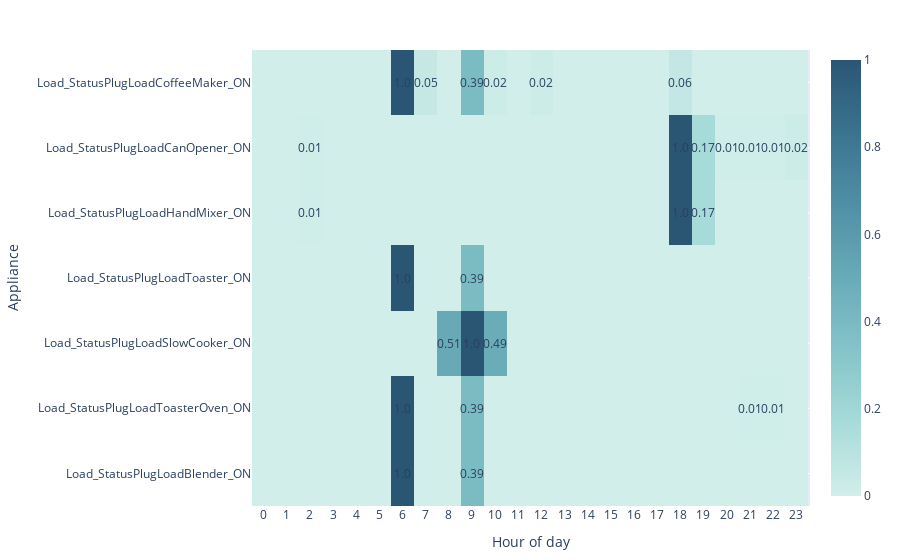

Notebook cell for this chart:
### Code cell
import plotly.graph_objects as go

#set up data to heatmap
columns = hourON.columns[1:].tolist()
hourON[columns] = normalise_dataframe(hourON[columns])
z_data = []
for i in hourON[columns]:
    data_list = hourON[i].round(2).values.tolist()
    z_data.append(data_list)

#Annotate z_values
annotations = go.Annotations()
for n, row in enumerate(z_data):
    for m, val in enumerate(row):
        annotations.append(go.Annotation(text="" if z_data[n][m] == 0 else str(z_data[n][m]),
                                         x=hourON["HourOfTimestamp"][m], y=columns[n], xref='x1', yref='y1',
                                         showarrow=False))

#Create heatmap
fig = go.Figure(data=go.Heatmap(
    z=z_data,
    x=hourON["HourOfTimestamp"],
    y=columns,
    colorscale='Teal')
)

fig.update_layout(margin=dict(
    l=30,
    r=30,
    b=30,
    t=50,
), xaxis_nticks=30, annotations=annotations, )

fig.update_xaxes(title="Hour of day")
fig.update_yaxes(title="Appliance", showticklabels=True)
fig.show()

### Figure 1 — Plotly figure (JSON) as saved in the notebook; plotly's stock layout.template omitted (floating-point values rounded to 4 significant figures; data arrays with more than 128 entries replaced by an {"elided": "..."} marker saying what was removed)
{"data": [{"colorscale": [[0.0, "rgb(209, 238, 234)"], [0.1667, "rgb(168, 219, 217)"], [0.3333, "rgb(133, 196, 201)"], [0.5, "rgb(104, 171, 184)"], [0.6667, "rgb(79, 144, 166)"], [0.8333, "rgb(59, 115, 143)"], [1.0, "rgb(42, 86, 116)"]], "x": [0, 1, 2, 3, 4, 5, 6, 7, 8, 9, 10, 11, 12, 13, 14, 15, 16, 17, 18, 19, 20, 21, 22, 23], "y": ["Load_StatusPlugLoadBlender_ON", "Load_StatusPlugLoadToasterOven_ON", "Load_StatusPlugLoadSlowCooker_ON", "Load_StatusPlugLoadToaster_ON", "Load_StatusPlugLoadHandMixer_ON", "Load_StatusPlugLoadCanOpener_ON", "Load_StatusPlugLoadCoffeeMaker_ON"], "z": {"elided": "7x24 float values"}, "type": "heatmap"}], "layout": {"margin": {"l": 30, "r": 30, "b": 30, "t": 50}, "xaxis": {"nticks": 30, "title": {"text": "Hour of day"}}, "annotations": [{"showarrow": false, "text": "", "x": 0, "xref": "x", "y": "Load_StatusPlugLoadBlender_ON", "yref": "y"}, {"showarrow": false, "text": "", "x": 1, "xref": "x", "y": "Load_StatusPlugLoadBlender_ON", "yref": "y"}, {"showarrow": false, "text": "", "x": 2, "xref": "x", "y": "Load_StatusPlugLoadBlender_ON", "yref": "y"}, {"showarrow": false, "text": "", "x": 3, "xref": "x", "y": "Load_StatusPlugLoadBlender_ON", "yref": "y"}, {"showarrow": false, "text": "", "x": 4, "xref": "x", "y": "Load_StatusPlugLoadBlender_ON", "yref": "y"}, {"showarrow": false, "text": "", "x": 5, "xref": "x", "y": "Load_StatusPlugLoadBlender_ON", "yref": "y"}, {"showarrow": false, "text": "1.0", "x": 6, "xref": "x", "y": "Load_StatusPlugLoadBlender_ON", "yref": "y"}, {"showarrow": false, "text": "", "x": 7, "xref": "x", "y": "Load_StatusPlugLoadBlender_ON", "yref": "y"}, {"showarrow": false, "text": "", "x": 8, "xref": "x", "y": "Load_StatusPlugLoadBlender_ON", "yref": "y"}, {"showarrow": false, "text": "0.39", "x": 9, "xref": "x", "y": "Load_StatusPlugLoadBlender_ON", "yref": "y"}, {"showarrow": false, "text": "", "x": 10, "xref": "x", "y": "Load_StatusPlugLoadBlender_ON", "yref": "y"}, {"showarrow": false, "text": "", "x": 11, "xref": "x", "y": "Load_StatusPlugLoadBlender_ON", "yref": "y"}, {"showarrow": false, "text": "", "x": 12, "xref": "x", "y": "Load_StatusPlugLoadBlender_ON", "yref": "y"}, {"showarrow": false, "text": "", "x": 13, "xref": "x", "y": "Load_StatusPlugLoadBlender_ON", "yref": "y"}, {"showarrow": false, "text": "", "x": 14, "xref": "x", "y": "Load_StatusPlugLoadBlender_ON", "yref": "y"}, {"showarrow": false, "text": "", "x": 15, "xref": "x", "y": "Load_StatusPlugLoadBlender_ON", "yref": "y"}, {"showarrow": false, "text": "", "x": 16, "xref": "x", "y": "Load_StatusPlugLoadBlender_ON", "yref": "y"}, {"showarrow": false, "text": "", "x": 17, "xref": "x", "y": "Load_StatusPlugLoadBlender_ON", "yref": "y"}, {"showarrow": false, "text": "", "x": 18, "xref": "x", "y": "Load_StatusPlugLoadBlender_ON", "yref": "y"}, {"showarrow": false, "text": "", "x": 19, "xref": "x", "y": "Load_StatusPlugLoadBlender_ON", "yref": "y"}, {"showarrow": false, "text": "", "x": 20, "xref": "x", "y": "Load_StatusPlugLoadBlender_ON", "yref": "y"}, {"showarrow": false, "text": "", "x": 21, "xref": "x", "y": "Load_StatusPlugLoadBlender_ON", "yref": "y"}, {"showarrow": false, "text": "", "x": 22, "xref": "x", "y": "Load_StatusPlugLoadBlender_ON", "yref": "y"}, {"showarrow": false, "text": "", "x": 23, "xref": "x", "y": "Load_StatusPlugLoadBlender_ON", "yref": "y"}, {"showarrow": false, "text": "", "x": 0, "xref": "x", "y": "Load_StatusPlugLoadToasterOven_ON", "yref": "y"}, {"showarrow": false, "text": "", "x": 1, "xref": "x", "y": "Load_StatusPlugLoadToasterOven_ON", "yref": "y"}, {"showarrow": false, "text": "", "x": 2, "xref": "x", "y": "Load_StatusPlugLoadToasterOven_ON", "yref": "y"}, {"showarrow": false, "text": "", "x": 3, "xref": "x", "y": "Load_StatusPlugLoadToasterOven_ON", "yref": "y"}, {"showarrow": false, "text": "", "x": 4, "xref": "x", "y": "Load_StatusPlugLoadToasterOven_ON", "yref": "y"}, {"showarrow": false, "text": "", "x": 5, "xref": "x", "y": "Load_StatusPlugLoadToasterOven_ON", "yref": "y"}, {"showarrow": false, "text": "1.0", "x": 6, "xref": "x", "y": "Load_StatusPlugLoadToasterOven_ON", "yref": "y"}, {"showarrow": false, "text": "", "x": 7, "xref": "x", "y": "Load_StatusPlugLoadToasterOven_ON", "yref": "y"}, {"showarrow": false, "text": "", "x": 8, "xref": "x", "y": "Load_StatusPlugLoadToasterOven_ON", "yref": "y"}, {"showarrow": false, "text": "0.39", "x": 9, "xref": "x", "y": "Load_StatusPlugLoadToasterOven_ON", "yref": "y"}, {"showarrow": false, "text": "", "x": 10, "xref": "x", "y": "Load_StatusPlugLoadToasterOven_ON", "yref": "y"}, {"showarrow": false, "text": "", "x": 11, "xref": "x", "y": "Load_StatusPlugLoadToasterOven_ON", "yref": "y"}, {"showarrow": false, "text": "", "x": 12, "xref": "x", "y": "Load_StatusPlugLoadToasterOven_ON", "yref": "y"}, {"showarrow": false, "text": "", "x": 13, "xref": "x", "y": "Load_StatusPlugLoadToasterOven_ON", "yref": "y"}, {"showarrow": false, "text": "", "x": 14, "xref": "x", "y": "Load_StatusPlugLoadToasterOven_ON", "yref": "y"}, {"showarrow": false, "text": "", "x": 15, "xref": "x", "y": "Load_StatusPlugLoadToasterOven_ON", "yref": "y"}, {"showarrow": false, "text": "", "x": 16, "xref": "x", "y": "Load_StatusPlugLoadToasterOven_ON", "yref": "y"}, {"showarrow": false, "text": "", "x": 17, "xref": "x", "y": "Load_StatusPlugLoadToasterOven_ON", "yref": "y"}, {"showarrow": false, "text": "", "x": 18, "xref": "x", "y": "Load_StatusPlugLoadToasterOven_ON", "yref": "y"}, {"showarrow": false, "text": "", "x": 19, "xref": "x", "y": "Load_StatusPlugLoadToasterOven_ON", "yref": "y"}, {"showarrow": false, "text": "", "x": 20, "xref": "x", "y": "Load_StatusPlugLoadToasterOven_ON", "yref": "y"}, {"showarrow": false, "text": "0.01", "x": 21, "xref": "x", "y": "Load_StatusPlugLoadToasterOven_ON", "yref": "y"}, {"showarrow": false, "text": "0.01", "x": 22, "xref": "x", "y": "Load_StatusPlugLoadToasterOven_ON", "yref": "y"}, {"showarrow": false, "text": "", "x": 23, "xref": "x", "y": "Load_StatusPlugLoadToasterOven_ON", "yref": "y"}, {"showarrow": false, "text": "", "x": 0, "xref": "x", "y": "Load_StatusPlugLoadSlowCooker_ON", "yref": "y"}, {"showarrow": false, "text": "", "x": 1, "xref": "x", "y": "Load_StatusPlugLoadSlowCooker_ON", "yref": "y"}, {"showarrow": false, "text": "", "x": 2, "xref": "x", "y": "Load_StatusPlugLoadSlowCooker_ON", "yref": "y"}, {"showarrow": false, "text": "", "x": 3, "xref": "x", "y": "Load_StatusPlugLoadSlowCooker_ON", "yref": "y"}, {"showarrow": false, "text": "", "x": 4, "xref": "x", "y": "Load_StatusPlugLoadSlowCooker_ON", "yref": "y"}, {"showarrow": false, "text": "", "x": 5, "xref": "x", "y": "Load_StatusPlugLoadSlowCooker_ON", "yref": "y"}, {"showarrow": false, "text": "", "x": 6, "xref": "x", "y": "Load_StatusPlugLoadSlowCooker_ON", "yref": "y"}, {"showarrow": false, "text": "", "x": 7, "xref": "x", "y": "Load_StatusPlugLoadSlowCooker_ON", "yref": "y"}, {"showarrow": false, "text": "0.51", "x": 8, "xref": "x", "y": "Load_StatusPlugLoadSlowCooker_ON", "yref": "y"}, {"showarrow": false, "text": "1.0", "x": 9, "xref": "x", "y": "Load_StatusPlugLoadSlowCooker_ON", "yref": "y"}, {"showarrow": false, "text": "0.49", "x": 10, "xref": "x", "y": "Load_StatusPlugLoadSlowCooker_ON", "yref": "y"}, {"showarrow": false, "text": "", "x": 11, "xref": "x", "y": "Load_StatusPlugLoadSlowCooker_ON", "yref": "y"}, {"showarrow": false, "text": "", "x": 12, "xref": "x", "y": "Load_StatusPlugLoadSlowCooker_ON", "yref": "y"}, {"showarrow": false, "text": "", "x": 13, "xref": "x", "y": "Load_StatusPlugLoadSlowCooker_ON", "yref": "y"}, {"showarrow": false, "text": "", "x": 14, "xref": "x", "y": "Load_StatusPlugLoadSlowCooker_ON", "yref": "y"}, {"showarrow": false, "text": "", "x": 15, "xref": "x", "y": "Load_StatusPlugLoadSlowCooker_ON", "yref": "y"}, {"showarrow": false, "text": "", "x": 16, "xref": "x", "y": "Load_StatusPlugLoadSlowCooker_ON", "yref": "y"}, {"showarrow": false, "text": "", "x": 17, "xref": "x", "y": "Load_StatusPlugLoadSlowCooker_ON", "yref": "y"}, {"showarrow": false, "text": "", "x": 18, "xref": "x", "y": "Load_StatusPlugLoadSlowCooker_ON", "yref": "y"}, {"showarrow": false, "text": "", "x": 19, "xref": "x", "y": "Load_StatusPlugLoadSlowCooker_ON", "yref": "y"}, {"showarrow": false, "text": "", "x": 20, "xref": "x", "y": "Load_StatusPlugLoadSlowCooker_ON", "yref": "y"}, {"showarrow": false, "text": "", "x": 21, "xref": "x", "y": "Load_StatusPlugLoadSlowCooker_ON", "yref": "y"}, {"showarrow": false, "text": "", "x": 22, "xref": "x", "y": "Load_StatusPlugLoadSlowCooker_ON", "yref": "y"}, {"showarrow": false, "text": "", "x": 23, "xref": "x", "y": "Load_StatusPlugLoadSlowCooker_ON", "yref": "y"}, {"showarrow": false, "text": "", "x": 0, "xref": "x", "y": "Load_StatusPlugLoadToaster_ON", "yref": "y"}, {"showarrow": false, "text": "", "x": 1, "xref": "x", "y": "Load_StatusPlugLoadToaster_ON", "yref": "y"}, {"showarrow": false, "text": "", "x": 2, "xref": "x", "y": "Load_StatusPlugLoadToaster_ON", "yref": "y"}, {"showarrow": false, "text": "", "x": 3, "xref": "x", "y": "Load_StatusPlugLoadToaster_ON", "yref": "y"}, {"showarrow": false, "text": "", "x": 4, "xref": "x", "y": "Load_StatusPlugLoadToaster_ON", "yref": "y"}, {"showarrow": false, "text": "", "x": 5, "xref": "x", "y": "Load_StatusPlugLoadToaster_ON", "yref": "y"}, {"showarrow": false, "text": "1.0", "x": 6, "xref": "x", "y": "Load_StatusPlugLoadToaster_ON", "yref": "y"}, {"showarrow": false, "text": "", "x": 7, "xref": "x", "y": "Load_StatusPlugLoadToaster_ON", "yref": "y"}, {"showarrow": false, "text": "", "x": 8, "xref": "x", "y": "Load_StatusPlugLoadToaster_ON", "yref": "y"}, {"showarrow": false, "text": "0.39", "x": 9, "xref": "x", "y": "Load_StatusPlugLoadToaster_ON", "yref": "y"}, {"showarrow": false, "text": "", "x": 10, "xref": "x", "y": "Load_StatusPlugLoadToaster_ON", "yref": "y"}, {"showarrow": false, "text": "", "x": 11, "xref": "x", "y": "Load_StatusPlugLoadToaster_ON", "yref": "y"}, {"showarrow": false, "text": "", "x": 12, "xref": "x", "y": "Load_StatusPlugLoadToaster_ON", "yref": "y"}, {"showarrow": false, "text": "", "x": 13, "xref": "x", "y": "Load_StatusPlugLoadToaster_ON", "yref": "y"}, {"showarrow": false, "text": "", "x": 14, "xref": "x", "y": "Load_StatusPlugLoadToaster_ON", "yref": "y"}, {"showarrow": false, "text": "", "x": 15, "xref": "x", "y": "Load_StatusPlugLoadToaster_ON", "yref": "y"}, {"showarrow": false, "text": "", "x": 16, "xref": "x", "y": "Load_StatusPlugLoadToaster_ON", "yref": "y"}, {"showarrow": false, "text": "", "x": 17, "xref": "x", "y": "Load_StatusPlugLoadToaster_ON", "yref": "y"}, {"showarrow": false, "text": "", "x": 18, "xref": "x", "y": "Load_StatusPlugLoadToaster_ON", "yref": "y"}, {"showarrow": false, "text": "", "x": 19, "xref": "x", "y": "Load_StatusPlugLoadToaster_ON", "yref": "y"}, {"showarrow": false, "text": "", "x": 20, "xref": "x", "y": "Load_StatusPlugLoadToaster_ON", "yref": "y"}, {"showarrow": false, "text": "", "x": 21, "xref": "x", "y": "Load_StatusPlugLoadToaster_ON", "yref": "y"}, {"showarrow": false, "text": "", "x": 22, "xref": "x", "y": "Load_StatusPlugLoadToaster_ON", "yref": "y"}, {"showarrow": false, "text": "", "x": 23, "xref": "x", "y": "Load_StatusPlugLoadToaster_ON", "yref": "y"}, {"showarrow": false, "text": "", "x": 0, "xref": "x", "y": "Load_StatusPlugLoadHandMixer_ON", "yref": "y"}, {"showarrow": false, "text": "", "x": 1, "xref": "x", "y": "Load_StatusPlugLoadHandMixer_ON", "yref": "y"}, {"showarrow": false, "text": "0.01", "x": 2, "xref": "x", "y": "Load_StatusPlugLoadHandMixer_ON", "yref": "y"}, {"showarrow": false, "text": "", "x": 3, "xref": "x", "y": "Load_StatusPlugLoadHandMixer_ON", "yref": "y"}, {"showarrow": false, "text": "", "x": 4, "xref": "x", "y": "Load_StatusPlugLoadHandMixer_ON", "yref": "y"}, {"showarrow": false, "text": "", "x": 5, "xref": "x", "y": "Load_StatusPlugLoadHandMixer_ON", "yref": "y"}, {"showarrow": false, "text": "", "x": 6, "xref": "x", "y": "Load_StatusPlugLoadHandMixer_ON", "yref": "y"}, {"showarrow": false, "text": "", "x": 7, "xref": "x", "y": "Load_StatusPlugLoadHandMixer_ON", "yref": "y"}, {"showarrow": false, "text": "", "x": 8, "xref": "x", "y": "Load_StatusPlugLoadHandMixer_ON", "yref": "y"}, {"showarrow": false, "text": "", "x": 9, "xref": "x", "y": "Load_StatusPlugLoadHandMixer_ON", "yref": "y"}, {"showarrow": false, "text": "", "x": 10, "xref": "x", "y": "Load_StatusPlugLoadHandMixer_ON", "yref": "y"}, {"showarrow": false, "text": "", "x": 11, "xref": "x", "y": "Load_StatusPlugLoadHandMixer_ON", "yref": "y"}, {"showarrow": false, "text": "", "x": 12, "xref": "x", "y": "Load_StatusPlugLoadHandMixer_ON", "yref": "y"}, {"showarrow": false, "text": "", "x": 13, "xref": "x", "y": "Load_StatusPlugLoadHandMixer_ON", "yref": "y"}, {"showarrow": false, "text": "", "x": 14, "xref": "x", "y": "Load_StatusPlugLoadHandMixer_ON", "yref": "y"}, {"showarrow": false, "text": "", "x": 15, "xref": "x", "y": "Load_StatusPlugLoadHandMixer_ON", "yref": "y"}, {"showarrow": false, "text": "", "x": 16, "xref": "x", "y": "Load_StatusPlugLoadHandMixer_ON", "yref": "y"}, {"showarrow": false, "text": "", "x": 17, "xref": "x", "y": "Load_StatusPlugLoadHandMixer_ON", "yref": "y"}, {"showarrow": false, "text": "1.0", "x": 18, "xref": "x", "y": "Load_StatusPlugLoadHandMixer_ON", "yref": "y"}, {"showarrow": false, "text": "0.17", "x": 19, "xref": "x", "y": "Load_StatusPlugLoadHandMixer_ON", "yref": "y"}, {"showarrow": false, "text": "", "x": 20, "xref": "x", "y": "Load_StatusPlugLoadHandMixer_ON", "yref": "y"}, {"showarrow": false, "text": "", "x": 21, "xref": "x", "y": "Load_StatusPlugLoadHandMixer_ON", "yref": "y"}, {"showarrow": false, "text": "", "x": 22, "xref": "x", "y": "Load_StatusPlugLoadHandMixer_ON", "yref": "y"}, {"showarrow": false, "text": "", "x": 23, "xref": "x", "y": "Load_StatusPlugLoadHandMixer_ON", "yref": "y"}, {"showarrow": false, "text": "", "x": 0, "xref": "x", "y": "Load_StatusPlugLoadCanOpener_ON", "yref": "y"}, {"showarrow": false, "text": "", "x": 1, "xref": "x", "y": "Load_StatusPlugLoadCanOpener_ON", "yref": "y"}, {"showarrow": false, "text": "0.01", "x": 2, "xref": "x", "y": "Load_StatusPlugLoadCanOpener_ON", "yref": "y"}, {"showarrow": false, "text": "", "x": 3, "xref": "x", "y": "Load_StatusPlugLoadCanOpener_ON", "yref": "y"}, {"showarrow": false, "text": "", "x": 4, "xref": "x", "y": "Load_StatusPlugLoadCanOpener_ON", "yref": "y"}, {"showarrow": false, "text": "", "x": 5, "xref": "x", "y": "Load_StatusPlugLoadCanOpener_ON", "yref": "y"}, {"showarrow": false, "text": "", "x": 6, "xref": "x", "y": "Load_StatusPlugLoadCanOpener_ON", "yref": "y"}, {"showarrow": false, "text": "", "x": 7, "xref": "x", "y": "Load_StatusPlugLoadCanOpener_ON", "yref": "y"}, {"showarrow": false, "text": "", "x": 8, "xref": "x", "y": "Load_StatusPlugLoadCanOpener_ON", "yref": "y"}, {"showarrow": false, "text": "", "x": 9, "xref": "x", "y": "Load_StatusPlugLoadCanOpener_ON", "yref": "y"}, {"showarrow": false, "text": "", "x": 10, "xref": "x", "y": "Load_StatusPlugLoadCanOpener_ON", "yref": "y"}, {"showarrow": false, "text": "", "x": 11, "xref": "x", "y": "Load_StatusPlugLoadCanOpener_ON", "yref": "y"}, {"showarrow": false, "text": "", "x": 12, "xref": "x", "y": "Load_StatusPlugLoadCanOpener_ON", "yref": "y"}, {"showarrow": false, "text": "", "x": 13, "xref": "x", "y": "Load_StatusPlugLoadCanOpener_ON", "yref": "y"}, {"showarrow": false, "text": "", "x": 14, "xref": "x", "y": "Load_StatusPlugLoadCanOpener_ON", "yref": "y"}, {"showarrow": false, "text": "", "x": 15, "xref": "x", "y": "Load_StatusPlugLoadCanOpener_ON", "yref": "y"}, {"showarrow": false, "text": "", "x": 16, "xref": "x", "y": "Load_StatusPlugLoadCanOpener_ON", "yref": "y"}, {"showarrow": false, "text": "", "x": 17, "xref": "x", "y": "Load_StatusPlugLoadCanOpener_ON", "yref": "y"}, {"showarrow": false, "text": "1.0", "x": 18, "xref": "x", "y": "Load_StatusPlugLoadCanOpener_ON", "yref": "y"}, {"showarrow": false, "text": "0.17", "x": 19, "xref": "x", "y": "Load_StatusPlugLoadCanOpener_ON", "yref": "y"}, {"showarrow": false, "text": "0.01", "x": 20, "xref": "x", "y": "Load_StatusPlugLoadCanOpener_ON", "yref": "y"}, {"showarrow": false, "text": "0.01", "x": 21, "xref": "x", "y": "Load_StatusPlugLoadCanOpener_ON", "yref": "y"}, {"showarrow": false, "text": "0.01", "x": 22, "xref": "x", "y": "Load_StatusPlugLoadCanOpener_ON", "yref": "y"}, {"showarrow": false, "text": "0.02", "x": 23, "xref": "x", "y": "Load_StatusPlugLoadCanOpener_ON", "yref": "y"}, {"showarrow": false, "text": "", "x": 0, "xref": "x", "y": "Load_StatusPlugLoadCoffeeMaker_ON", "yref": "y"}, {"showarrow": false, "text": "", "x": 1, "xref": "x", "y": "Load_StatusPlugLoadCoffeeMaker_ON", "yref": "y"}, {"showarrow": false, "text": "", "x": 2, "xref": "x", "y": "Load_StatusPlugLoadCoffeeMaker_ON", "yref": "y"}, {"showarrow": false, "text": "", "x": 3, "xref": "x", "y": "Load_StatusPlugLoadCoffeeMaker_ON", "yref": "y"}, {"showarrow": false, "text": "", "x": 4, "xref": "x", "y": "Load_StatusPlugLoadCoffeeMaker_ON", "yref": "y"}, {"showarrow": false, "text": "", "x": 5, "xref": "x", "y": "Load_StatusPlugLoadCoffeeMaker_ON", "yref": "y"}, {"showarrow": false, "text": "1.0", "x": 6, "xref": "x", "y": "Load_StatusPlugLoadCoffeeMaker_ON", "yref": "y"}, {"showarrow": false, "text": "0.05", "x": 7, "xref": "x", "y": "Load_StatusPlugLoadCoffeeMaker_ON", "yref": "y"}, {"showarrow": false, "text": "", "x": 8, "xref": "x", "y": "Load_StatusPlugLoadCoffeeMaker_ON", "yref": "y"}, {"showarrow": false, "text": "0.39", "x": 9, "xref": "x", "y": "Load_StatusPlugLoadCoffeeMaker_ON", "yref": "y"}, {"showarrow": false, "text": "0.02", "x": 10, "xref": "x", "y": "Load_StatusPlugLoadCoffeeMaker_ON", "yref": "y"}, {"showarrow": false, "text": "", "x": 11, "xref": "x", "y": "Load_StatusPlugLoadCoffeeMaker_ON", "yref": "y"}, {"showarrow": false, "text": "0.02", "x": 12, "xref": "x", "y": "Load_StatusPlugLoadCoffeeMaker_ON", "yref": "y"}, {"showarrow": false, "text": "", "x": 13, "xref": "x", "y": "Load_StatusPlugLoadCoffeeMaker_ON", "yref": "y"}, {"showarrow": false, "text": "", "x": 14, "xref": "x", "y": "Load_StatusPlugLoadCoffeeMaker_ON", "yref": "y"}, {"showarrow": false, "text": "", "x": 15, "xref": "x", "y": "Load_StatusPlugLoadCoffeeMaker_ON", "yref": "y"}, {"showarrow": false, "text": "", "x": 16, "xref": "x", "y": "Load_StatusPlugLoadCoffeeMaker_ON", "yref": "y"}, {"showarrow": false, "text": "", "x": 17, "xref": "x", "y": "Load_StatusPlugLoadCoffeeMaker_ON", "yref": "y"}, {"showarrow": false, "text": "0.06", "x": 18, "xref": "x", "y": "Load_StatusPlugLoadCoffeeMaker_ON", "yref": "y"}, {"showarrow": false, "text": "", "x": 19, "xref": "x", "y": "Load_StatusPlugLoadCoffeeMaker_ON", "yref": "y"}, {"showarrow": false, "text": "", "x": 20, "xref": "x", "y": "Load_StatusPlugLoadCoffeeMaker_ON", "yref": "y"}, {"showarrow": false, "text": "", "x": 21, "xref": "x", "y": "Load_StatusPlugLoadCoffeeMaker_ON", "yref": "y"}, {"showarrow": false, "text": "", "x": 22, "xref": "x", "y": "Load_StatusPlugLoadCoffeeMaker_ON", "yref": "y"}, {"showarrow": false, "text": "", "x": 23, "xref": "x", "y": "Load_StatusPlugLoadCoffeeMaker_ON", "yref": "y"}], "yaxis": {"title": {"text": "Appliance"}, "showticklabels": true}}}
